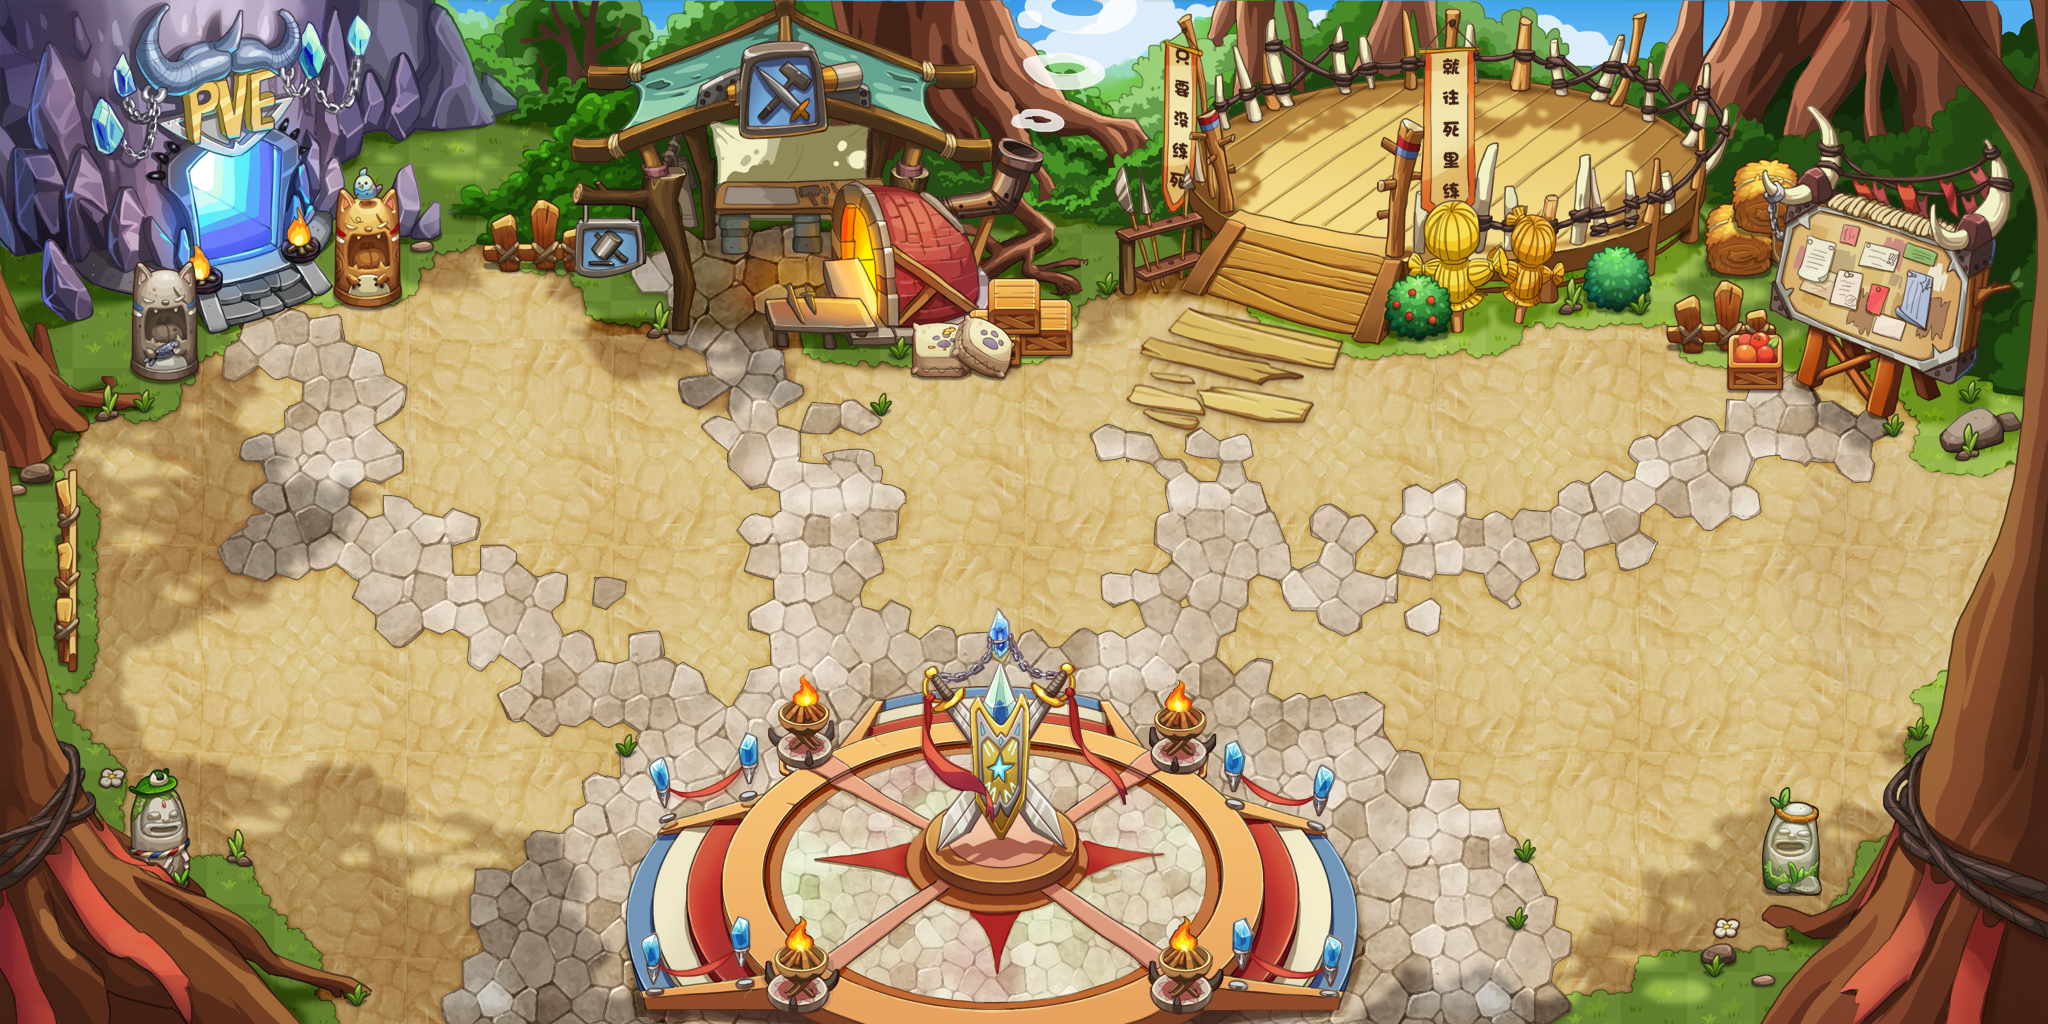

Rendered tile map (Tiled .tmx) drawn with the repository's tilesets; below, a short description and the map source with its tile grids summarised:
An orthogonal 32x16 tile map with 64x64 px tiles, 12 tile layers (PASS, 块层 1, 块层 2, 块层 3, ...) and 2 objects (2x NPC).

<map version="1.0" orientation="orthogonal" width="32" height="16" tilewidth="64" tileheight="64">
 <tileset firstgid="1" name="HomeMap" tilewidth="64" tileheight="64">
  <image source="home.png" width="2048" height="2048" />
 </tileset>
 <layer name="PASS" width="32" height="16">
  <data>[512 cells, 212 non-empty, 212 distinct tile ids]</data>
 </layer>
 <layer name="块层 1" width="32" height="16">
  <data>[512 cells, 512 non-empty, 512 distinct tile ids]</data>
 </layer>
 <layer name="块层 2" width="32" height="16">
  <data>[512 cells, 43 non-empty, 43 distinct tile ids]</data>
 </layer>
 <layer name="块层 3" width="32" height="16">
  <data>[512 cells, 40 non-empty, 34 distinct tile ids]</data>
 </layer>
 <layer name="SHELTER 0" width="32" height="16">
  <data>[512 cells, 1 non-empty, 1 distinct tile ids]</data>
 </layer>
 <layer name="SHELTER 3" width="32" height="16">
  <data>[512 cells, 15 non-empty, 15 distinct tile ids]</data>
 </layer>
 <layer name="SHELTER 9" width="32" height="16">
  <data>[512 cells, 1 non-empty, 1 distinct tile ids]</data>
 </layer>
 <layer name="SHELTER 10" width="32" height="16">
  <data>[512 cells, 2 non-empty, 2 distinct tile ids]</data>
 </layer>
 <layer name="SHELTER 11" width="32" height="16">
  <data>[512 cells, 4 non-empty, 4 distinct tile ids]</data>
 </layer>
 <layer name="SHELTER 12" width="32" height="16">
  <data>[512 cells, 3 non-empty, 3 distinct tile ids]</data>
 </layer>
 <layer name="SHELTER 14" width="32" height="16">
  <data>[512 cells, 6 non-empty, 5 distinct tile ids]</data>
 </layer>
 <layer name="SHELTER 20" width="32" height="16">
  <data>[512 cells, 12 non-empty, 12 distinct tile ids]</data>
 </layer>
 <objectgroup name="对象层 1" width="32" height="16">
  <object name="客服中心" type="NPC" x="704" y="320" width="64" height="64">
   <properties>
    <property name="FACE" value="jiaose5.png" />
    <property name="MESSAGE" value="欢迎来到交互社区，你可以在这里交的到来至世界各地的朋友。" />
    <property name="NPC_TYPE" value="PVP" />
    <property name="quality" value="npc_black_cat.quality" />
   </properties>
  </object>
  <object name="黑猫王" type="NPC" x="196" y="256" width="64" height="64">
   <properties>
    <property name="FACE" value="heimao.png" />
    <property name="MESSAGE" value="PVE" />
    <property name="NPC_TYPE" value="PVE" />
    <property name="quality" value="npc_reboot.quality" />
   </properties>
  </object>
 </objectgroup>
</map>
